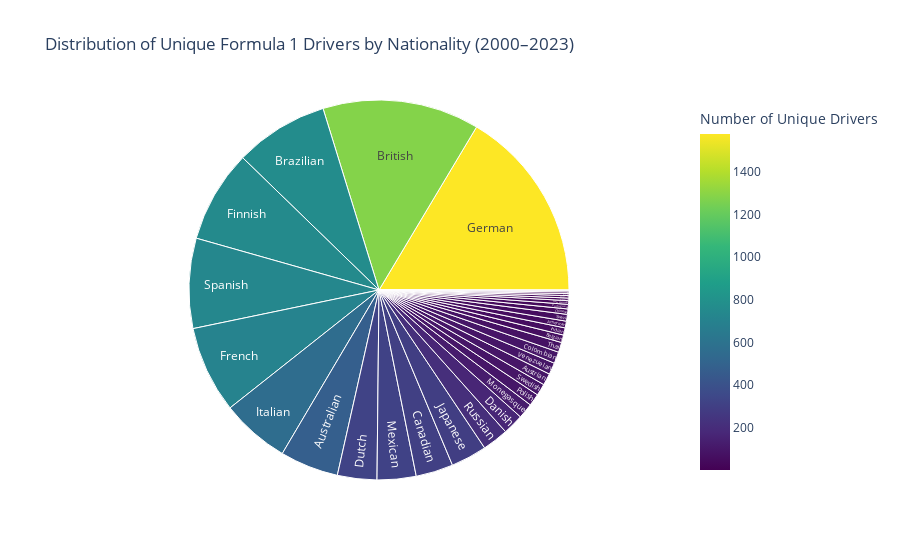

Source (notebook cell):
### Code cell
import plotly.express as px
import pandas as pd
import plotly.io as pio

# Assuming 'driver_nationality_counts' is already prepared with 'nationality' and 'Number of Unique Drivers'
# If 'driver_nationality_counts' is not a DataFrame, convert it first
if not isinstance(driver_nationality_counts, pd.DataFrame):
    driver_nationality_counts = driver_nationality_counts.reset_index(name='Number of Unique Drivers')

# Creating the sunburst chart
fig = px.sunburst(driver_nationality_counts,
                  path=['nationality'],  # This defines the hierarchy levels; in this case, it's just nationality
                  values='Number of Unique Drivers',  # Sizes of the segments
                  color='Number of Unique Drivers',  # Color scale based on the number of drivers
                  color_continuous_scale='Viridis',  # A visually appealing color scale
                  title='Distribution of Unique Formula 1 Drivers by Nationality (2000–2023)')

fig.show()

# Convert the figure to HTML with CDN links
#html_content = pio.to_html(fig, include_plotlyjs='cdn')

# Write the HTML content to a file
# with open('sunburst_chart.html', 'w') as html_file:
#     html_file.write(html_content)

### Figure 1 — Plotly figure (JSON) as saved in the notebook; plotly's stock layout.template omitted (floating-point values rounded to 4 significant figures)
{"data": [{"branchvalues": "total", "customdata": [[55], [21], [478], [96], [62], [766], [1281], [305], [44], [95], [3], [169], [322], [755], [710], [1576], [20], [59], [12], [14], [561], [294], [16], [318], [125], [30], [99], [37], [213], [735], [97], [55], [81], [96]], "domain": {"x": [0, 1], "y": [0, 1]}, "hovertemplate": "labels=%{label}<br>Number of Unique Drivers_sum=%{value}<br>parent=%{parent}<br>id=%{id}<br>Number of Unique Drivers=%{color}<extra></extra>", "ids": ["American", "Argentine", "Australian", "Austrian", "Belgian", "Brazilian", "British", "Canadian", "Chinese", "Colombian", "Czech", "Danish", "Dutch", "Finnish", "French", "German", "Hungarian", "Indian", "Indonesian", "Irish", "Italian", "Japanese", "Malaysian", "Mexican", "Monegasque", "New Zealander", "Polish", "Portuguese", "Russian", "Spanish", "Swedish", "Swiss", "Thai", "Venezuelan"], "labels": ["American", "Argentine", "Australian", "Austrian", "Belgian", "Brazilian", "British", "Canadian", "Chinese", "Colombian", "Czech", "Danish", "Dutch", "Finnish", "French", "German", "Hungarian", "Indian", "Indonesian", "Irish", "Italian", "Japanese", "Malaysian", "Mexican", "Monegasque", "New Zealander", "Polish", "Portuguese", "Russian", "Spanish", "Swedish", "Swiss", "Thai", "Venezuelan"], "marker": {"coloraxis": "coloraxis", "colors": [55, 21, 478, 96, 62, 766, 1281, 305, 44, 95, 3, 169, 322, 755, 710, 1576, 20, 59, 12, 14, 561, 294, 16, 318, 125, 30, 99, 37, 213, 735, 97, 55, 81, 96]}, "name": "", "parents": ["", "", "", "", "", "", "", "", "", "", "", "", "", "", "", "", "", "", "", "", "", "", "", "", "", "", "", "", "", "", "", "", "", ""], "type": "sunburst", "values": [55, 21, 478, 96, 62, 766, 1281, 305, 44, 95, 3, 169, 322, 755, 710, 1576, 20, 59, 12, 14, 561, 294, 16, 318, 125, 30, 99, 37, 213, 735, 97, 55, 81, 96]}], "layout": {"autosize": true, "coloraxis": {"colorbar": {"title": {"text": "Number of Unique Drivers"}}, "colorscale": [[0, "#440154"], [0.1111, "#482878"], [0.2222, "#3e4989"], [0.3333, "#31688e"], [0.4444, "#26828e"], [0.5556, "#1f9e89"], [0.6667, "#35b779"], [0.7778, "#6ece58"], [0.8889, "#b5de2b"], [1, "#fde725"]]}, "legend": {"tracegroupgap": 0}, "title": {"text": "Distribution of Unique Formula 1 Drivers by Nationality (2000–2023)"}}}
